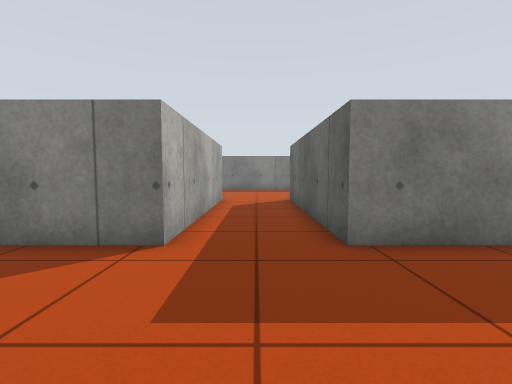
View 1 (above)

19 first-person views from a walk through a world built for the Gazebo simulator. The camera is 0.64 m above the floor, tilts 4° down and sees 85° across. The floor is counted in squares, 0.5 m on a side. Each view is taken from the middle of a square. On the plan, view 1 faces up. The plan holds only what a view shows up to about 13 squares ahead; the rest is blank.

View 2
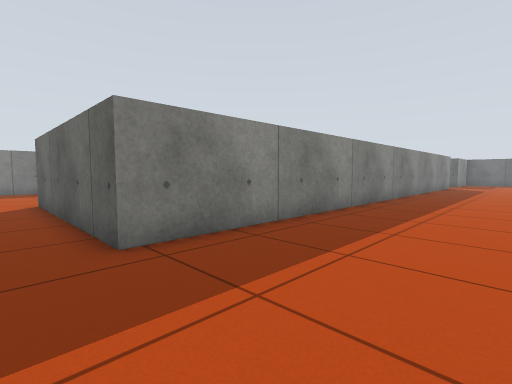

View 3
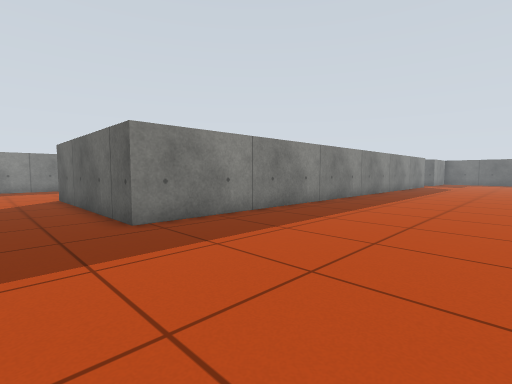

View 4
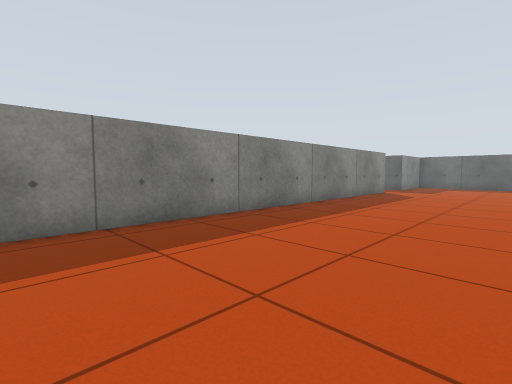

View 5
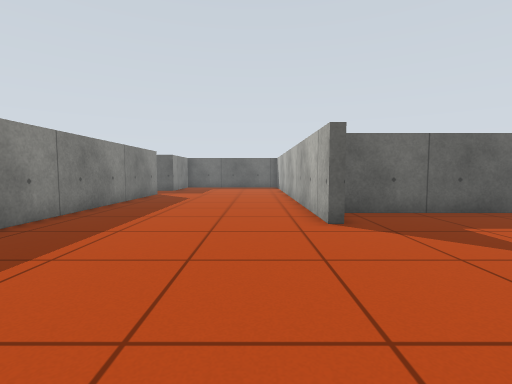

View 6
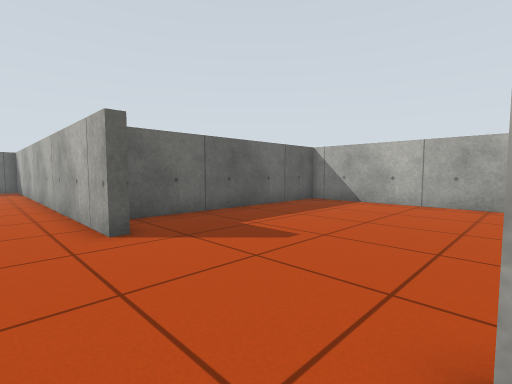

View 7
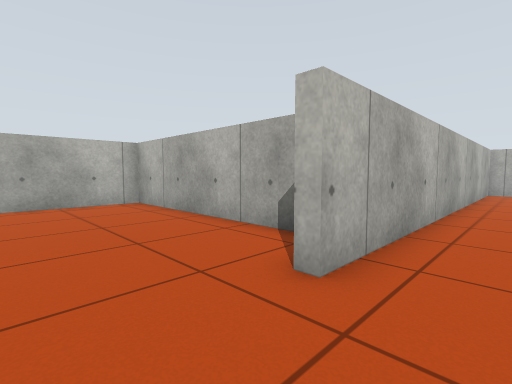

View 8
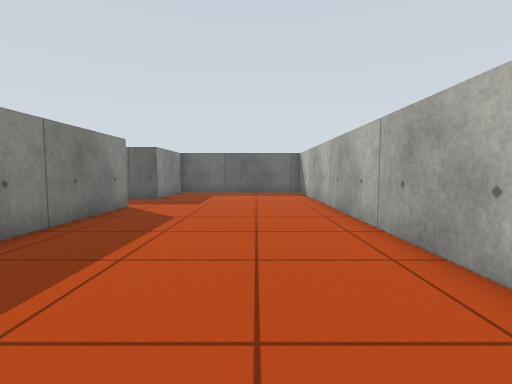

View 9
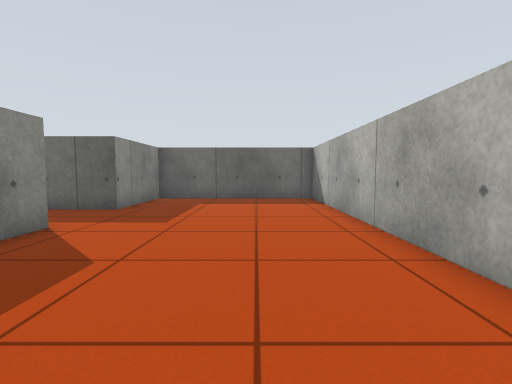

View 10
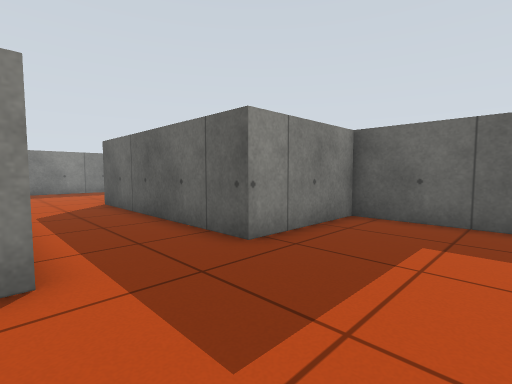

View 11
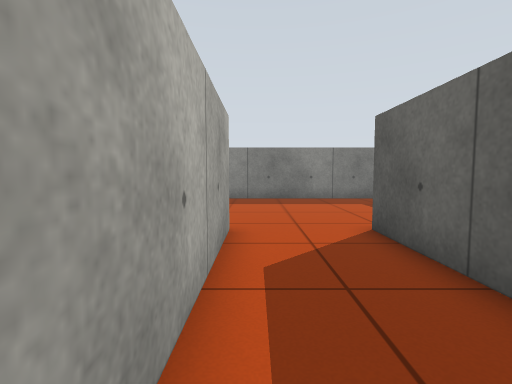

View 12
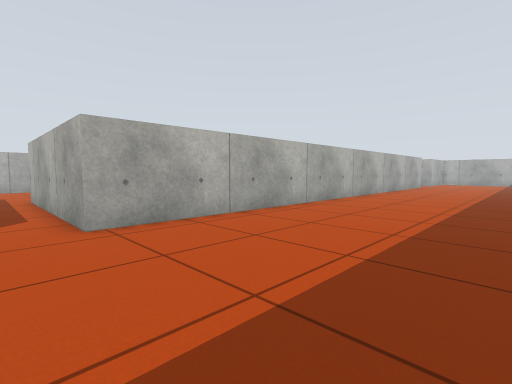

View 13
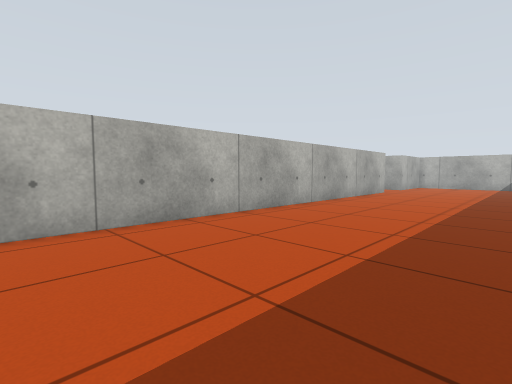

View 14
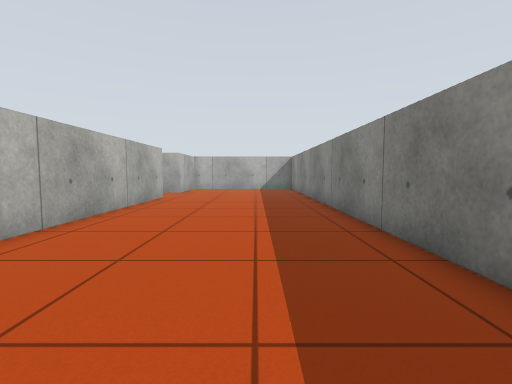

View 15
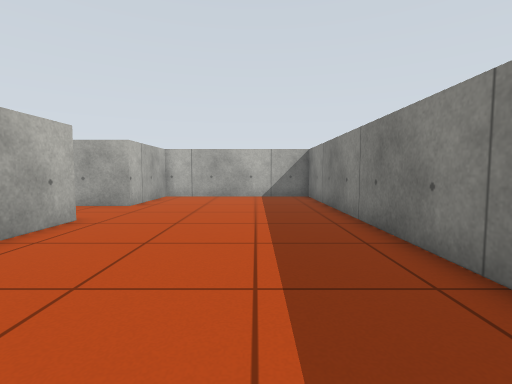

View 16
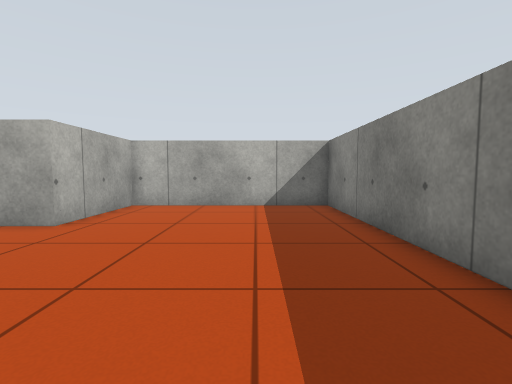

View 17
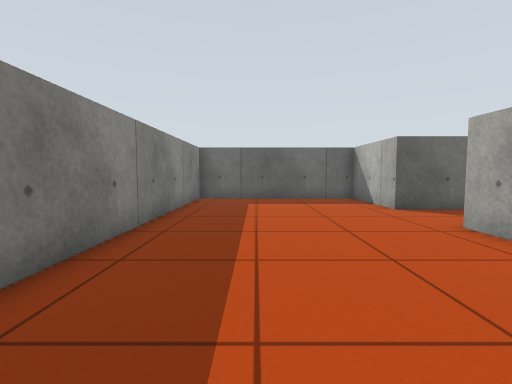

View 18
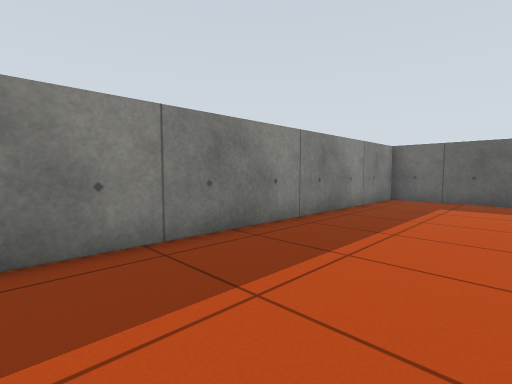

View 19
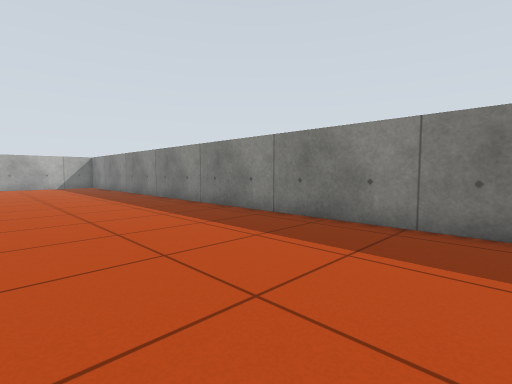

### Floor plan
Points are (right, up) in squares from view 1. A wall is a line through its corners. A room is listed if a view was taken in it or the views show most of it. See-through windows are left out.
Room 1 (views 1, 2, 3, 4, 5, 6, 7, 8, 9, 10)
walls: (16.9, -3.2) (16.9, -2.8) (33.1, -2.8); (9.2, -4.5) (9.2, -12.8) (17.8, -12.8); (18.8, -11.8) (18.8, -3.8); (26.4, 4.8) (1.6, 4.8); (-1.6, 4.8) (-4.5, 4.8); (-2.8, -2.8) (11.1, -2.8) (11.1, -3.2); (33.8, 1.2) (33.8, 4.8) (29.6, 4.8)
ways out: opening at (0, 5) to room 2; opening at (28, 5) to room 2
Room 2 (views 11, 12, 13, 14, 15, 16, 17, 18, 19)
walls: (1.6, 4.8) (1.6, 13.2) (26.4, 13.2) (26.4, 4.8); (29.6, 4.8) (29.6, 13.2) (33.1, 13.2); (33.8, 16.5) (33.8, 20.8) (-5.8, 20.8) (-5.8, 13.2) (-1.6, 13.2) (-1.6, 4.8)
ways out: opening at (0, 5) to room 1; opening at (28, 5) to room 1

Where each view was taken, in squares from view 1:
view 1: 0 up, 0 right, facing up
view 2: 0 up, 0 right, facing up-right
view 3: 2 down, 1 left, facing up-right
view 4: 2 down, 8 right, facing up-right
view 5: 1 down, 10 right, facing right
view 6: 1 down, 11 right, facing down-right
view 7: 1 down, 14 right, facing down-left
view 8: 0 up, 16 right, facing right
view 9: 0 up, 20 right, facing right
view 10: 1 up, 26 right, facing up-right
view 11: 7 up, 27 right, facing up
view 12: 20 up, 28 right, facing down-left
view 13: 20 up, 20 right, facing down-left
view 14: 18 up, 16 right, facing left
view 15: 18 up, 9 right, facing left
view 16: 18 up, 5 right, facing left
view 17: 18 up, 20 right, facing right
view 18: 16 up, 20 right, facing up-right
view 19: 14 up, 20 right, facing up-left
